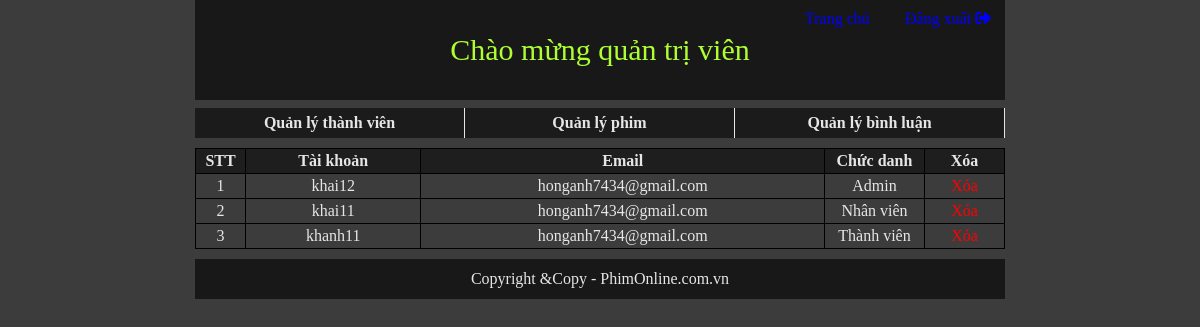
The app's page /Sources/php/Admin/list_user.php (signed in) with its own data.
### tables this page shows
CREATE TABLE `users` (
  `ID` int(10) UNSIGNED NOT NULL,
  `userName` varchar(255) NOT NULL,
  `userEmail` varchar(255) NOT NULL,
  `userPassword` varchar(255) NOT NULL,
  `userLevel` int(1) DEFAULT '0',
  `activeCode` varchar(225) NOT NULL,
  `userActive` int(1) DEFAULT '0'
);

### Sources/php/Admin/list_user.php (the view, shortened to what this page needs)
<?php
    if(isset($_SESSION['username'])){
        if($_SESSION['level']==2){
?>
<?php
    require("header.php");
?>
    <div id="wrapper">
        <table>
            <tr style="background-color: rgba(0, 0, 0, 0.5); color: #e6e6e6;">
                <th style="width: 50px;">STT</th>
                <th>Tài khoản</th>
                <th>Email</th>
                <th style="width: 100px;">Chức danh</th>
                <th style="width: 80px; ">Xóa</th>
            </tr>
            <?php
                $STT = 1;
                require("../library/config.php");
                $sql = "SELECT 	ID, userName, userEmail, userLevel FROM users";
                $result = mysqli_query($conn, $sql);
                while ($data = mysqli_fetch_assoc($result)){
                    echo"<tr>";
                        echo"<td>$STT</td>";
                        echo"<td>$data[userName]</td>";
                        echo"<td>$data[userEmail]</td>";
                        if ($data['userLevel'] == 2) {
                            echo"<td>Admin</td>";
                        }
                        elseif ($data['userLevel'] == 1) {
                            echo"<td>Nhân viên</td>";
                        }
                        else {
                            echo"<td>Thành viên</td>";
                        }
                        echo"<td><a href='del_user.php?id=$data[ID]' onclick = 'return show_confirm_deluser();' style='color: red;'>Xóa </a></td>";
                    echo"</tr>";
                    $STT++;
                }
            ?>
        </table>
    </div>
<?php
    require("footer.php");
?>
<?php
      }else{
        header("location:list_movie.php");
    }
    }
    else {
        header("location:../templates/index.php");
        exit();
    }
?>

### Sources/php/Admin/style.css (style rules this page uses)
* { padding: 0px; margin: 0px; box-sizing: border-box; }
body { width: 810px; margin: auto; background-color: rgb(60, 60, 60); }
#wrapper table { border-collapse: collapse; margin-top: 10px; width: 810px; text-align: center; }
#wrapper table tr { border: 1px solid black; line-height: center; }
#wrapper table th { border: 1px solid black; line-height: center; padding: 3px; }
#wrapper table td { border: 1px solid black; line-height: center; color: #e6e6e6; padding: 3px; }
#wrapper a { color: white; text-decoration: none; }

### records on screen
users: userName "khai12", userEmail "honganh7434@gmail.com", userLevel "Admin"
users: userName "khai11", userEmail "honganh7434@gmail.com", userLevel "Nhân viên"
users: userName "khanh11", userEmail "honganh7434@gmail.com", userLevel "Thành viên"
